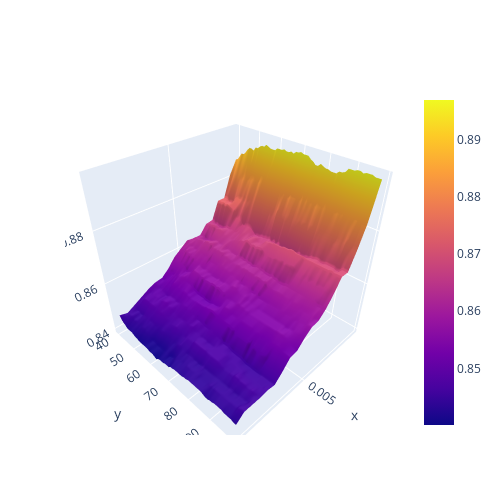

Notebook code for this chart:
### Code cell
fig = go.Figure(data=[go.Surface(y=C_range, x=gamma_range, z=np.array(accuracy).reshape((len(C_range), len(gamma_range))))])

fig.update_layout(autosize=False,
                  width=500, height=500,
                  margin=dict(l=65, r=50, b=65, t=90))

fig.show()

### Figure 1 — Plotly figure (JSON) as saved in the notebook; plotly's stock layout.template omitted (floating-point values rounded to 4 significant figures; data arrays with more than 128 entries replaced by an {"elided": "..."} marker saying what was removed)
{"data": [{"type": "surface", "x": [0.0005, 0.001, 0.0015, 0.002, 0.0025, 0.003, 0.0035, 0.004, 0.0045, 0.005, 0.0055, 0.006, 0.0065, 0.007, 0.0075, 0.008, 0.0085, 0.009, 0.0095], "y": [40, 41, 42, 43, 44, 45, 46, 47, 48, 49, 50, 51, 52, 53, 54, 55, 56, 57, 58, 59, 60, 61, 62, 63, 64, 65, 66, 67, 68, 69, 70, 71, 72, 73, 74, 75, 76, 77, 78, 79, 80, 81, 82, 83, 84, 85, 86, 87, 88, 89, 90, 91, 92, 93, 94, 95, 96, 97, 98, 99], "z": {"elided": "60x19 float values"}}], "layout": {"autosize": false, "height": 500, "margin": {"b": 65, "l": 65, "r": 50, "t": 90}, "width": 500}}
